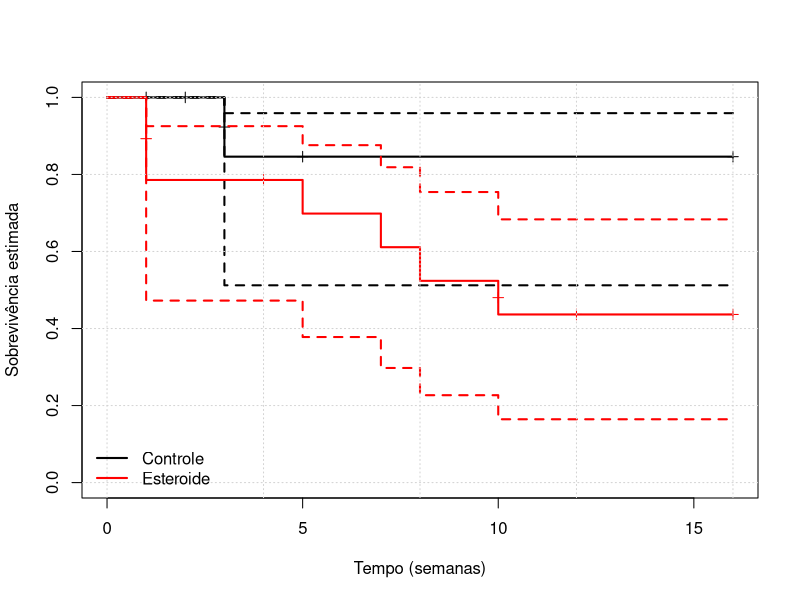
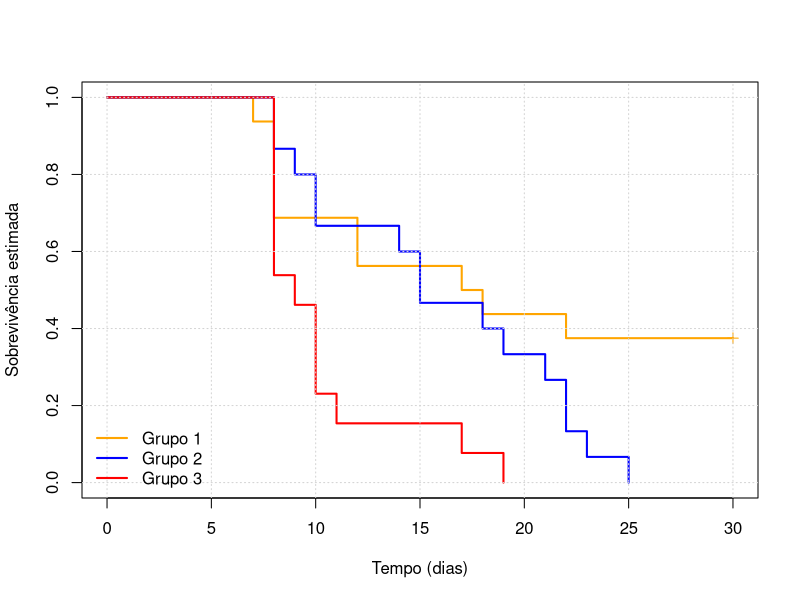

These figures' R source, in order:
## ----dados, echo=FALSE, message=FALSE, warning=FALSE-------------------------------------------------------

tempo <-  c(1, 2, 3, 3, 3, 5, 5, 16, 16, 16, 16, 16,
            16, 16, 16, 1, 1, 1, 1, 4, 5, 7, 8, 10,
            10, 12, 16, 16, 16)

cens <- c(0, 0, 1, 1, 0, 0, 0, 0, 0, 0, 0, 0,
          0, 0, 0, 1, 1, 1, 0, 0, 1, 1, 1, 1,
          0, 0, 0, 0, 0)

grupo <- factor(c(rep("Controle", 15), rep("Esteroide", 14)))

df.hep <- data.frame(tempo, cens, grupo)

# install.packages("survival")

# Carregando pacote
library(survival)

# Dados do exemplo

# head(df.hep)

ekm <- survfit(Surv(time = tempo, event = cens) ~ grupo,
               data = df.hep,
               conf.type = "log-log")



## ----km.grupo, echo=FALSE, message=FALSE, warning=FALSE----------------------------------------------------

ekm



## ----km.grupo.plot, echo=FALSE, message=FALSE, warning=FALSE, fig.align='center', out.width='100%'---------

plot(ekm, conf.int = TRUE, 
     mark.time = TRUE,
     col = c("black", "red"), 
     lwd = 2, xlab = "Tempo (semanas)", 
     ylab = "Sobrevivência estimada")

abline(h = seq(0, 1, by = 0.2),
       v = seq(0, 16, by = 4),
       col = "lightgrey", lty = 3)

legend("bottomleft",
       c("Controle", "Esteroide"), 
       col = c("black", "red"), 
       lwd = 2, bty = "n")







## ----logrank, echo=TRUE, message=FALSE, warning=FALSE------------------------------------------------------

survdiff(Surv(time = tempo, event = cens) ~ grupo,
         data = df.hep)



## ----dados.malaria, echo=TRUE, message=FALSE, warning=FALSE------------------------------------------------

df.mala <- read.table("../dados/malaria.csv",
                      sep = ";",
                      header = TRUE)
head(df.mala)



## ----km.mala, echo=FALSE, message=FALSE, warning=FALSE, fig.align='center', out.width='100%'---------------

ekm <- survfit(Surv(time = tempo, event = cens) ~ grupo,
               data = df.mala,
               conf.type = "log-log")

plot(ekm, conf.int = FALSE, 
     mark.time = TRUE,
     col = c("orange", "blue", "red"), 
     lwd = 2, xlab = "Tempo (dias)", 
     ylab = "Sobrevivência estimada")

abline(h = seq(0, 1, by = 0.2),
       v = seq(0, 30, by = 5),
       col = "lightgrey", lty = 3)

legend("bottomleft",
       c("Grupo 1", "Grupo 2", "Grupo 3"), 
       col = c("orange", "blue", "red"), 
       lwd = 2, bty = "n")



## ----logrank2, echo=TRUE, message=FALSE, warning=FALSE-----------------------------------------------------

survdiff(Surv(time = tempo, event = cens) ~ grupo,
         data = df.mala)



## ----logrank3, echo=TRUE, message=FALSE, warning=FALSE-----------------------------------------------------

# grupo 1 vs grupo 2
survdiff(Surv(time = tempo, event = cens) ~ grupo,
         data = df.mala,
         subset = grupo != 3)



## ----logrank4, echo=TRUE, message=FALSE, warning=FALSE-----------------------------------------------------

# grupo 1 vs grupo 3
survdiff(Surv(time = tempo, event = cens) ~ grupo,
         data = df.mala,
         subset = grupo != 2)



## ----logrank5, echo=TRUE, message=FALSE, warning=FALSE-----------------------------------------------------

# grupo 2 vs grupo 3
survdiff(Surv(time = tempo, event = cens) ~ grupo,
         data = df.mala,
         subset = grupo != 1)


